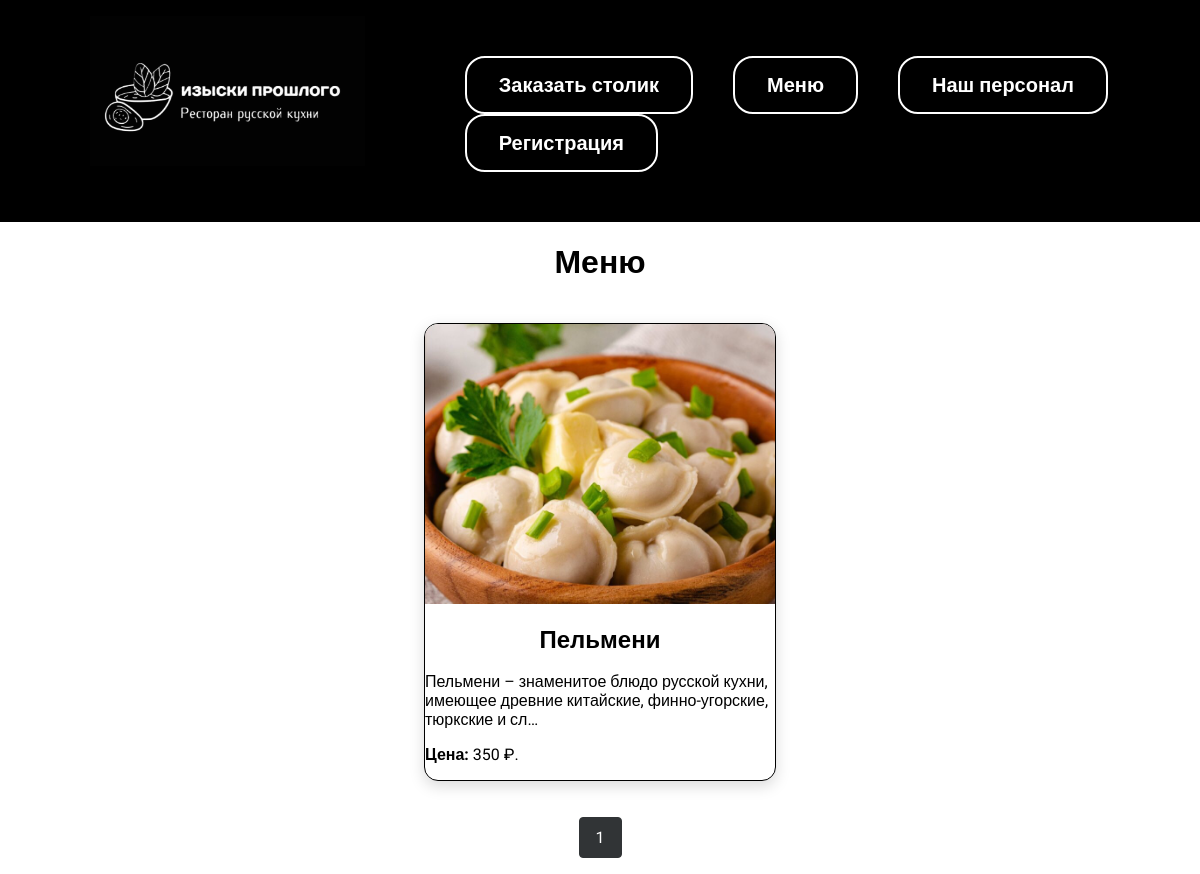
The app's page /menu/, older data.
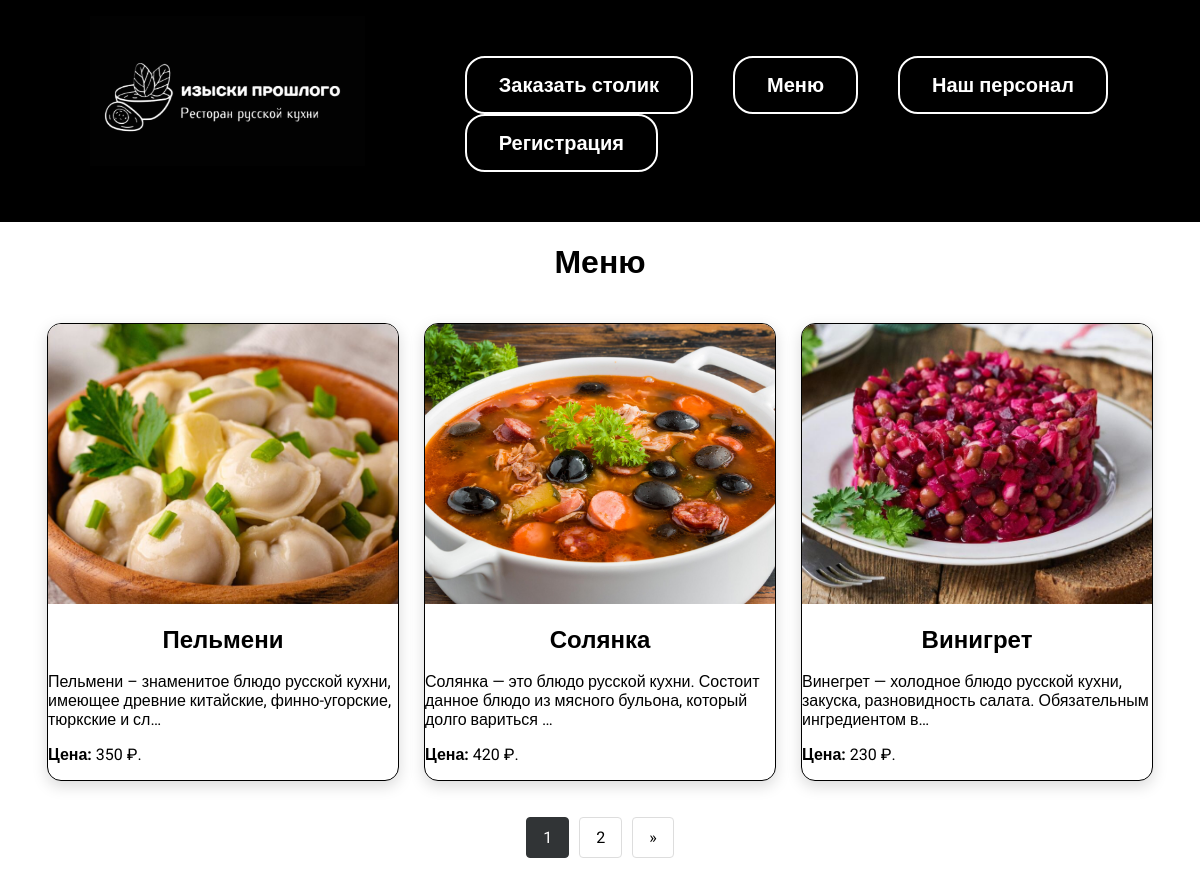
The same page, newer data.
### view/models.py (models this page shows, shortened)
class Menu(models.Model):
    title = models.CharField(max_length=100)
    image = models.ImageField(upload_to='images/')
    recipe = models.CharField(max_length=2000)
    ingredients = models.CharField(max_length=1000)
    url = models.URLField(blank=True)
    rating = models.IntegerField(default=0, blank=True)
    price = models.DecimalField(max_digits=10, decimal_places=2)
    slug = models.SlugField(max_length=250, unique=True)

### view/views.py (the view)
# urls.py: path('menu/', views.menu, name='menu'),
def menu(request):
    menu_items = Menu.objects.all()
    paginator = Paginator(menu_items, 3)
    page = request.GET.get('page')
    try:
        menu_items = paginator.page(page)
    except PageNotAnInteger:
        menu_items = paginator.page(1)
    except EmptyPage:
        menu_items = paginator.page(paginator.num_pages)
    return render(request, 'view/menu.html', {"menu": menu_items})

### view/templates/view/menu.html (shortened to what this page needs)
{% extends 'view/base.html' %}
{% load static %}
{% block content %}
<div class="center_pers"><h1>Меню</h1></div>
<div class="column">
    {% for item in menu %}
    <div class="menu-card">
        <a href="{% url 'dish' item.slug %}"><img class="menu-image" src="{{ item.image.url }}"></a>
        <div class="menu-content">
            <h3 class="menu-title">{{ item.title }}</h3>
            <p class="menu-recipe">{{ item.recipe|truncatechars:100 }}</p>
            <p class="rating"><b>Цена:</b> {{ item.price|floatformat:0 }} ₽.</p>
        </div>
    </div>
    {% endfor %}
</div>
<nav aria-label="Page navigation example">
    <ul class="pagination">
        {% for num in menu.paginator.page_range %}
            {% if menu.number == num %}
            <li class="page-item active">
                <a class="page-link" href="?page={{ num }}">{{ num }}</a>
            </li>
            {% else %}
            <li class="page-item">
                <a class="page-link" href="?page={{ num }}">{{ num }}</a>
            </li>
            {% endif %}
        {% endfor %}
        {% if menu.has_next %}
        <li class="page-item">
            <a class="page-link" href="?page={{ menu.next_page_number }}" aria-label="Next">
                <span aria-hidden="true">&raquo;</span>
            </a>
        </li>
        {% endif %}
    </ul>
</nav>
{% endblock %}

### view/templates/view/base.html (shortened to what this page needs)
<!DOCTYPE html>
{% load static %}
<html lang="en">
<head>
    <link rel="stylesheet" href="{% static 'css/styleDip.css' %}">
</head>
<body>
<header>
    <div class="Menu">
        <div class="Logo">
            <a href="{% url 'index' %}"><img src="{% static 'images/Rt black.png' %}"></a>
        </div>
        <div class="wrap">
            <div>
                <ul>
                    <li class="butt"><a href="">Заказать столик</a></li>
                    <li class="butt"><a href="{% url 'menu' %}">Меню</a></li>
                    <li class="butt"><a href="{% url 'personal' %}">Наш персонал</a></li>
                    {% if user.is_authenticated %}
                    <li class="butt"><a href="{% url 'logout' %}">Выход из {{ request.user }}</a></li>
                    {% else %}
                    <li class="butt"><a href="{% url 'signup' %}">Регистрация</a></li>
                    {% endif %}
                </ul>
            </div>
        </div>
    </div>
</header>
{% block content %}
{% endblock %}
</body>
</html>

### view/static/css/styleDip.css (style rules this page uses)
body { font-family: "Roboto", sans-serif; background: #ffffff; padding: 0; margin: 0; }
.wrap { margin: 0 auto; padding: 20px; box-sizing: border-box; margin: 0 auto; width: 70%; }
.Logo { width: 275px; height: 150px; margin-left: 80px; }
.Logo a { display: block; width: 100%; height: 100%; }
.Logo img { width: 100%; height: 100%; }
.butt { border: 2px solid rgb(255, 255, 255); padding: 15px 32px; border-radius: 20px; cursor: pointer; transition: all 0.3s ease; }
.Menu { display: flex; background: rgb(0, 0, 0); padding: 10px; border-top: 6px solid #000000; box-sizing: border-box; }
.Menu .wrap { display: flex; flex-wrap: wrap; justify-content: flex-end; align-items: center; }
.Menu a { color: #ffffff; font-weight: bold; text-decoration: none; }
.Menu ul { display: flex; flex-wrap: wrap; list-style: none; font-size: 20px; }
.Menu li { margin-left: 40px; }
.column { display: flex; flex-direction: row; flex-wrap: nowrap; justify-content: center; gap: 25px; padding: 20px; max-width: 100%; margin: 0 auto; overflow-x: auto; }
.menu-card { background: white; border-radius: 14px; overflow: hidden; box-shadow: 0 5px 15px rgba(0, 0, 0, 0.15); transition: all 0.3s ease; border: 1px solid #000000; position: relative; max-width: 350px; }
.menu-image { width: 100%; height: 280px; object-fit: cover; transition: transform 0.5s; }
.menu-title { font-size: 24px; margin: 18px 0; text-align: center; padding: 0 18px; }
.center_pers { text-align: center; }
.pagination { display: flex; gap: 10px; list-style: none; padding: 0; justify-content: center; }
.page-item { display: inline-block; }
.page-link { display: block; padding: 10px 16px; text-decoration: none; color: #000000; border: 1px solid #ddd; border-radius: 4px; transition: all 0.3s; }
.page-item.active .page-link { background-color: #313436; color: white; border-color: #313436; }

Row changes from the older to the newer data that the page shows:
added Menu: image (picture), title "Солянка", recipe "Солянка — это блюдо русской кухни. Состоит данное блюдо из мясного бульона, который долго вариться …", price "420"
added Menu: image (picture), title "Винигрет", recipe "Винегрет — холодное блюдо русской кухни, закуска, разновидность салата. Обязательным ингредиентом в…", price "230"
Text that changed along with them:
new list line: "2"
